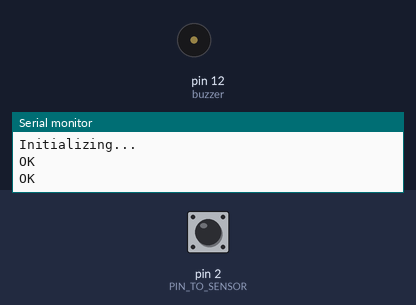
A sketch run on a simulated Arduino Uno, built with avr-gcc and run on an emulated ATmega328P. On the bench: buzzer (waves = sounding, pin HIGH), the last lines printed to the serial monitor. Inputs (shaded band) come from the test bench; at power-on: pin 2 (PIN_TO_SENSOR) LOW. The modem accepts every AT command (registered, SIM ready, sends succeed) and sends nothing else.

Above: at 3.2 s.
3.3 s: pin 2 (PIN_TO_SENSOR) driven HIGH
At 4.8 s:
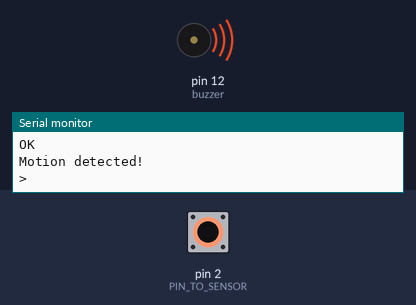
5.3 s: pin 2 (PIN_TO_SENSOR) driven LOW
7.3 s: pin 2 (PIN_TO_SENSOR) pulsed HIGH 2 times (0.12 s each, 0.3 s apart)
Timing chart, 0 to 11.5 s (numbered marks = the images above; inputs shaded):
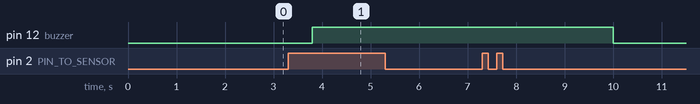

The sketch:

PIR_Sensor.ino
```cpp
#include <SoftwareSerial.h> // Library for GSM

SoftwareSerial mySerial(8, 9); // Pin used for the gsm

const int PIN_TO_SENSOR = 2;   // the pin that OUTPUT pin of sensor is
int pinStateCurrent   = LOW; // current state of pin
int pinStatePrevious  = LOW;
int buzzer = 12;
unsigned int prevTime = 0; //
unsigned int prev = 0;
bool isOn = false;
bool isReady = false;


void setup() {
  Serial.begin(9600);            // initialize serial
  mySerial.begin(9600);

  Serial.println("Initializing...");
  delay(1000);

  mySerial.println("AT");
  // isReady = waitForResponse("OK");
  updateSerial();


  mySerial.println("AT+CMGF=1"); // Configuring TEXT mode
  updateSerial();

  pinMode(PIN_TO_SENSOR, INPUT); // set arduino pin to input mode to read value
  pinMode(buzzer,OUTPUT);
}

bool waitForResponse(const char* expectedResponse) {
  String response = "";

  while (true) {
    while (mySerial.available()) {
      char c = mySerial.read();
      response += c;
    }
    if (response.indexOf(expectedResponse) != -1) {
      return true; // Found the expected response
    }
  }
}

void sendMessage(){
  mySerial.println("AT+CMGS=\"+233548092996\"");
  updateSerial();
  mySerial.print("Motion Detected"); //text content
  updateSerial();
  mySerial.write(26);
}

void updateSerial()
{
  delay(500);
  while (Serial.available())
  {
    mySerial.write(Serial.read());//Forward what Serial received to Software Serial Port
  }
  while(mySerial.available())
  {
    Serial.write(mySerial.read());//Forward what Software Serial received to Serial Port
  }
}

void loop() {
  pinStatePrevious = pinStateCurrent; // store old state
  pinStateCurrent = digitalRead(PIN_TO_SENSOR);   // read new state

  unsigned int currentTime = millis();


  if (pinStatePrevious == LOW && pinStateCurrent == HIGH) {
    delay(500);
    if(pinStateCurrent == 1){
      Serial.println("Motion detected!");
      digitalWrite(buzzer,HIGH);


      isOn = true;

      sendMessage();
      delay(1000);
    }

  }

  if (pinStatePrevious == HIGH && pinStateCurrent == LOW) {   // pin state change: HIGH -> LOW
    Serial.println("Motion stoopped!");
  }

  if(currentTime - prevTime >= 10000){
    if(isOn){

      digitalWrite(buzzer,LOW);
      Serial.println("stop buzzer");
      isOn = false;
    }

    prevTime = currentTime;
  }

}
```

Measured:
- after the input at 3.3 s, pin 12 (buzzer): LOW → HIGH after 0.50 s
